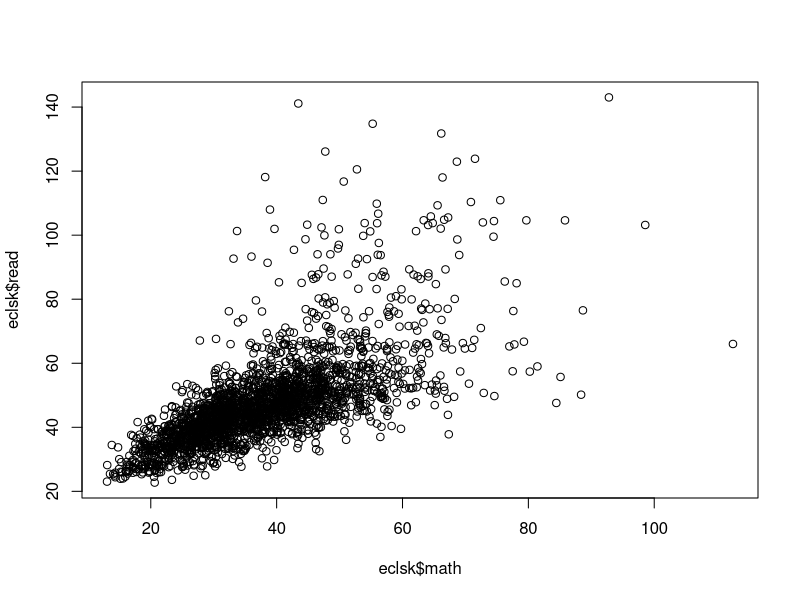
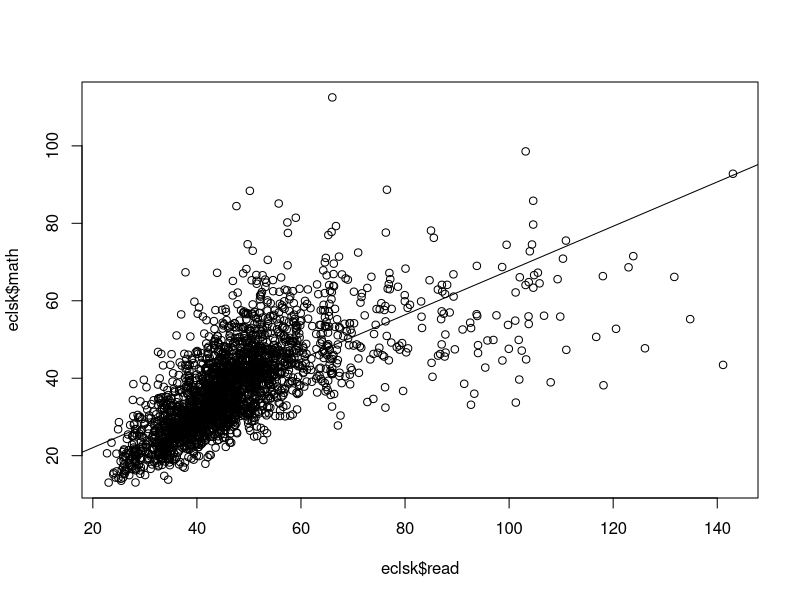
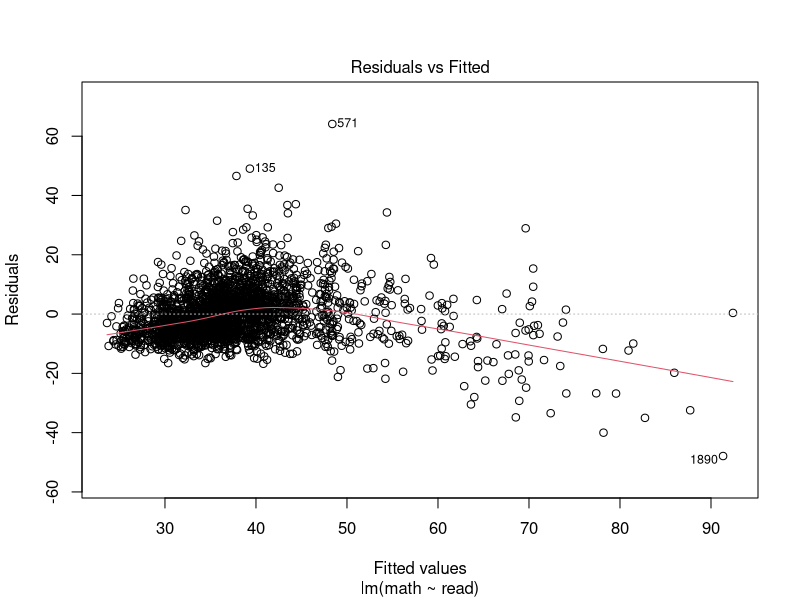
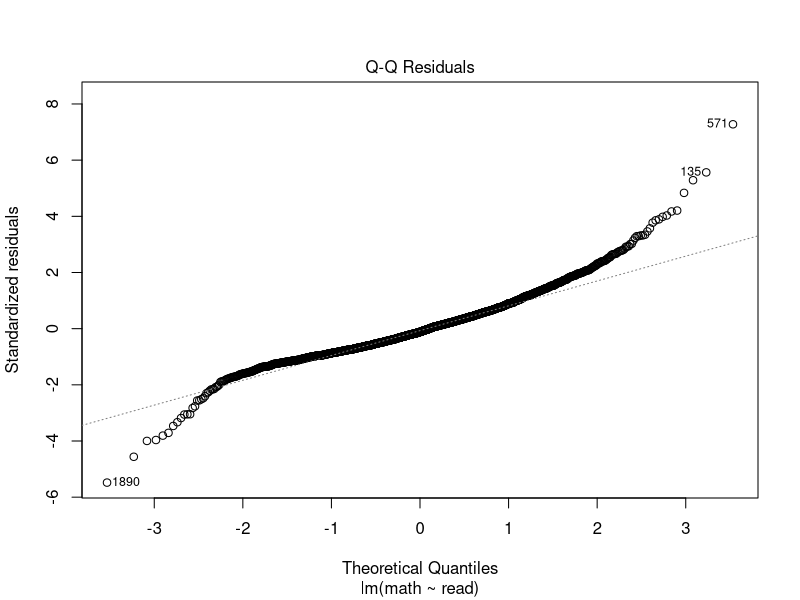
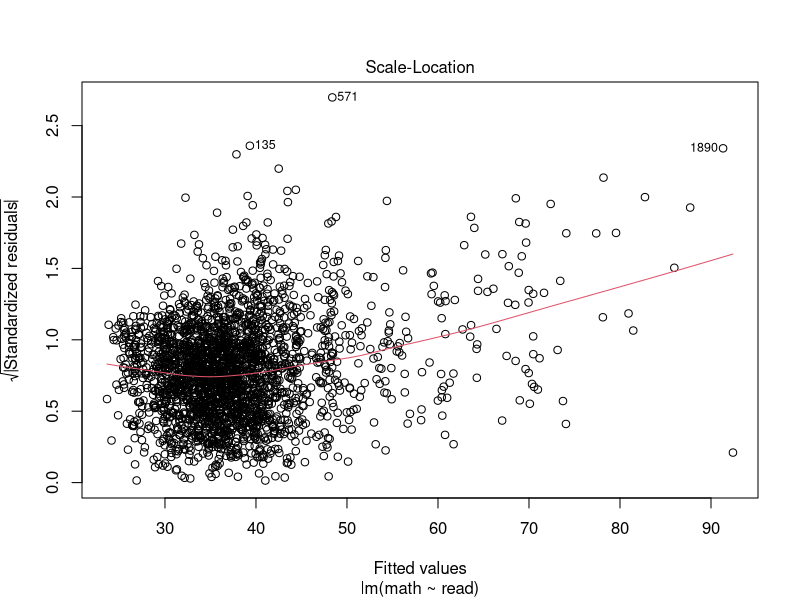
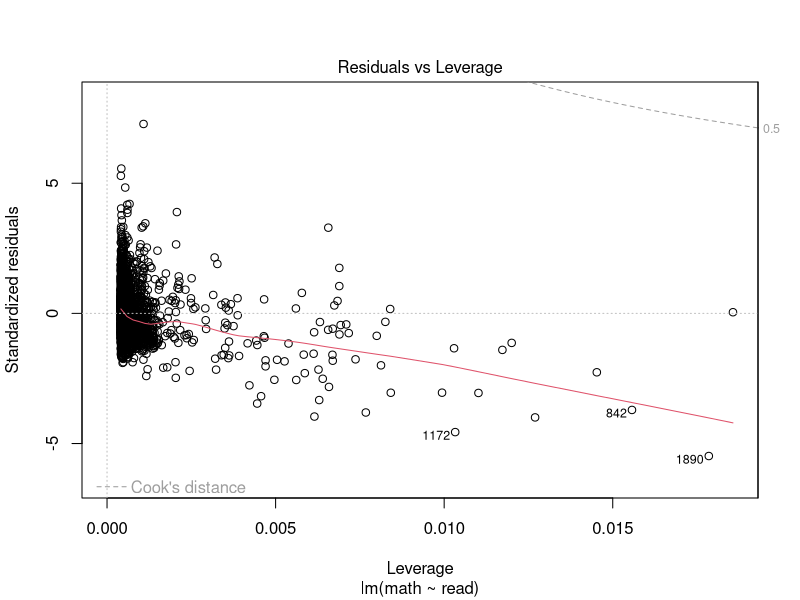
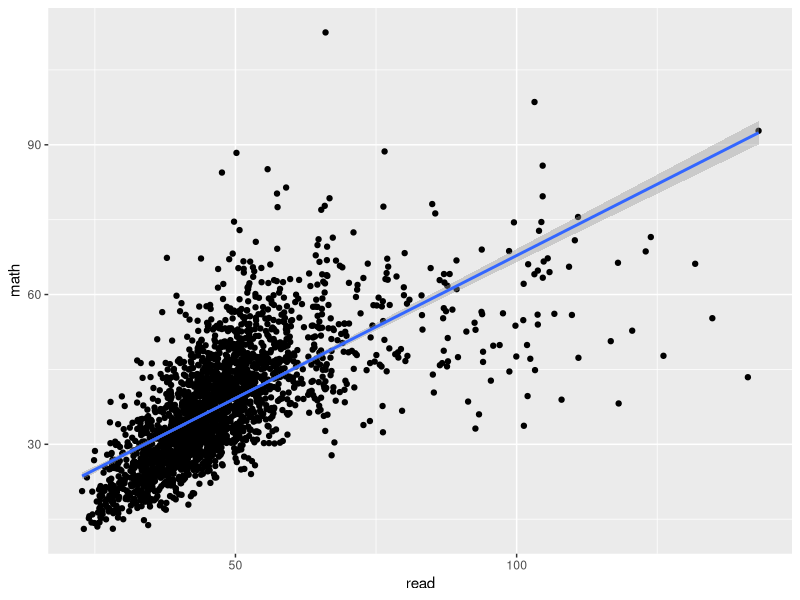
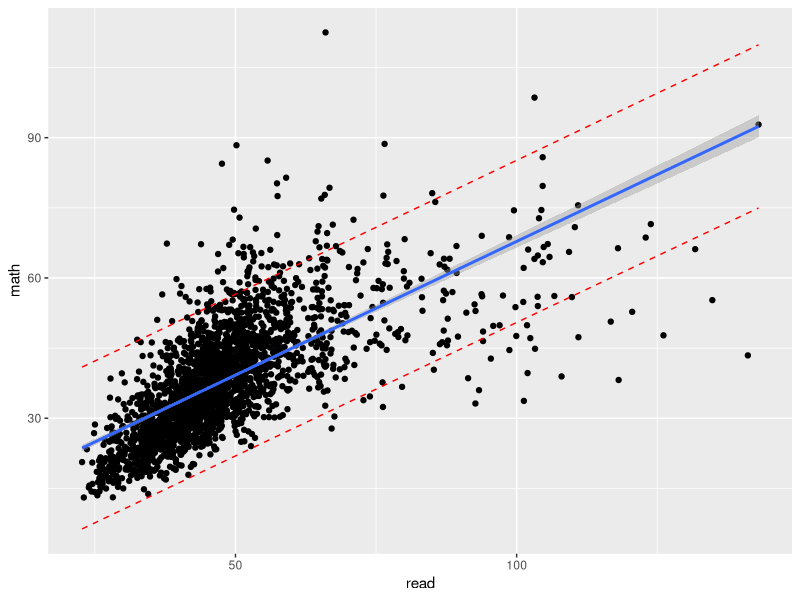

Recreate these plots in R, in order.
##################################################################################################################
####################################### RSCH 8120:Regression ############################################
##################################################################################################################
####----------------------------------####
# Date: November, 2023
# clean environment
# rm(list=ls(all=TRUE))



####--------------------------------------------------------------------####
### Part I: Set-up...run this before starting other parts
# install.packages("psych")
library(psych)

# Get data first!
# Importing a .csv file
# 1) For ease make sure the file is in your Working Directory (with your script and other R files).
# 2) Import the data and save as an object
eclsk <- read.csv("eclsk.csv") 

#This gets rid of scientific notation if you don't like it.
options(scipen=999)

# Review the variables and their type
str(eclsk)
describe(eclsk)

####--------------------------------------------------------------------####
### Part Ⅱ: Check if the data meet the assumptions of regression ###
### Simple regression
# Linearity
plot(eclsk$math,eclsk$read)
# Normality: Shapiro-Wilk Normality test 
shapiro.test(eclsk$math)
shapiro.test(eclsk$read)

####--------------------------------------------------------------------####
### Part Ⅲ: Regression ###
# predict dependent variable ~ independent variable
# linear regreassion is a foundational method and its format and output is replicated across a number of related analysis techniques and their functions
lin.model <- lm(math~read,eclsk)
summary(lin.model) #From the coeffitients, we can tell that how much increase in y will be caused by increasing 1 point in x
# From the model evaluation, we see the multiple R-squared and adjusted R-squared. And the F-statistics, and p-value.
typeof(lin.model);str(lin.model) # Just another way to pull the results

# Only want part of results? 
lin.model$coefficients
lin.model$residuals
lin.model$fitted.values

# Scatter plot with regression line
plot(eclsk$read,eclsk$math)   #a scatterplot of X=Reading Outcome and Y=math outcome scores. plot(x,y)
abline(lin.model)             #plot the least squares regression line. lm(y~x)


####--------------------------------------------------------------------####
### Part Ⅳ: Advanced and Extra Plots###

#Diagnostic plots
plot(lin.model) # Look at the QQ plot for normality

confint(lin.model) # Get confidence intervals for slope and intercept

### More Advanced plots
install.packages("ggplot2")
library(ggplot2)

# 95% CI
ggplot(eclsk, aes(x=read, y=math))+
  geom_point()+
  geom_smooth(method=lm, se=TRUE)

# 95% CI and prediction interval
temp_var <- predict(lin.model, interval="prediction")
new_df <- cbind(eclsk, temp_var)

ggplot(new_df, aes(read, math))+
  geom_point() +
  geom_line(aes(y=lwr), color = "red", linetype = "dashed")+
  geom_line(aes(y=upr), color = "red", linetype = "dashed")+
  geom_smooth(method=lm, se=TRUE)




